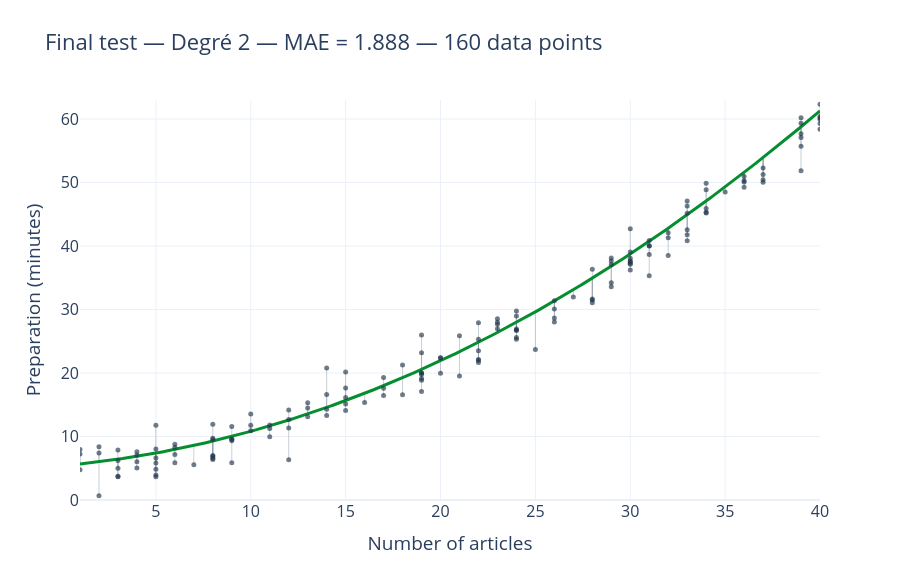

The cell this chart's notebook holds for it:
### Markdown cell above
## Final Test: Plot MAE on test data

### Code cell
# Final test plots

x_test = test[x_name].to_numpy()
y_test = test[y_name].to_numpy()

if test_xmin is None: test_xmin = np.floor(x_test.min())
if test_xmax is None: test_xmax = np.ceil(x_test.max())

if test_ymin is None: test_ymin = np.floor(y_test.min())
if test_ymax is None: test_ymax = np.ceil(y_test.max())

if test_xticks is None: test_xticks = get_ticks(test_xmin, test_xmax)

test_figure = make_subplots(rows=1, cols=1)

add_prediction_view(
    test_figure, 
    test, 
    test[x_name], 
    test[y_name],
    chosen_model, 
    x_grid,
    fit_colors[degree],
    )

test_figure.update_xaxes(
    title_text=dic_label_name[x_name], 
    range=[test_xmin, test_xmax],
    tickvals=test_xticks, 
    showticklabels=True
    )

test_figure.update_yaxes(
    title_text=dic_label_name[y_name], 
    range=[test_ymin, test_ymax],
    showticklabels=True
    )

test_figure.update_layout(
    title="" +
        f"{test_title} — " +
        f"{fit_labels[chosen_degree]} — " +
        f"MAE = {final_mae:.3f} — " +
        f"{len(x_test)} data points",
    height=580, 
    template="plotly_white", 
    font={"size": 16})

test_figure.show()

### Figure 1 — Plotly figure (JSON) as saved in the notebook; plotly's stock layout.template omitted (floating-point values rounded to 4 significant figures; data arrays with more than 128 entries replaced by an {"elided": "..."} marker saying what was removed)
{"data": [{"hoverinfo": "skip", "line": {"color": "rgba(105,120,140,0.35)", "width": 1}, "mode": "lines", "showlegend": false, "type": "scatter", "x": {"elided": "480 int values"}, "xaxis": "x", "y": {"elided": "480 float values"}, "yaxis": "y"}, {"line": {"color": "#058e30", "width": 3}, "mode": "lines", "name": "Prédiction", "showlegend": false, "type": "scatter", "x": {"elided": "400 float values"}, "xaxis": "x", "y": {"elided": "400 float values"}, "yaxis": "y"}, {"customdata": {"elided": "160x2 float values"}, "hovertemplate": "%{text}<br>Articles : %{x}<br>Observé : %{y:.3f}<br>Prédit : %{customdata[0]:.3f}<br>Erreur absolue : %{customdata[1]:.3f}<extra></extra>", "marker": {"color": "#22364c", "opacity": 0.65, "size": 5}, "mode": "markers", "showlegend": false, "text": {"elided": "160 str values"}, "type": "scatter", "x": {"elided": "160 int values"}, "xaxis": "x", "y": {"elided": "160 float values"}, "yaxis": "y"}], "layout": {"font": {"size": 16}, "height": 580, "title": {"text": "Final test — Degré 2 — MAE = 1.888 — 160 data points"}, "xaxis": {"anchor": "y", "domain": [0, 1], "range": [1, 40], "showticklabels": true, "tickvals": [5.0, 10.0, 15.0, 20.0, 25.0, 30.0, 35.0, 40.0], "title": {"text": "Number of articles"}}, "yaxis": {"anchor": "x", "domain": [0, 1], "range": [0, 63], "showticklabels": true, "title": {"text": "Preparation (minutes)"}}}}
